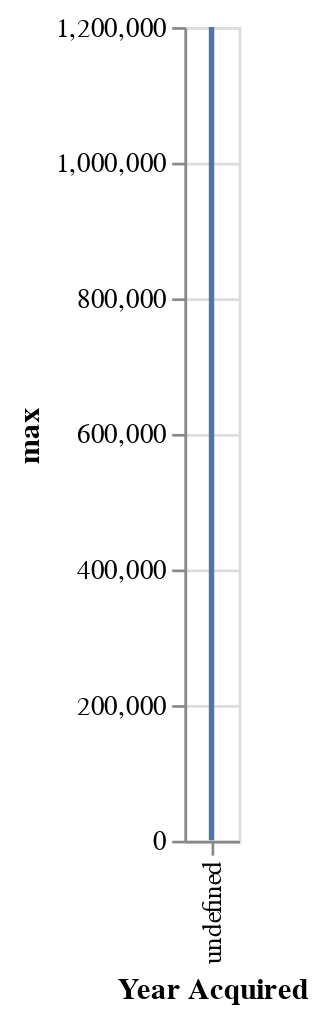

Notebook code cell kept with this figure:
### Code cell
lines = alt.Chart(stats).mark_line().encode(
    alt.X("Year Acquired:O"),
    alt.Y("max:Q")
)
lines

### Figure 1 — Vega-Lite specification as saved in the notebook (floating-point values rounded to 4 significant figures; data arrays with more than 128 entries replaced by an {"elided": "..."} marker saying what was removed)
{"config": {"view": {"continuousWidth": 400, "continuousHeight": 300}}, "data": {"name": "data-796ec911e685e3ce40205c6ab721f02e"}, "mark": "line", "encoding": {"x": {"field": "Year Acquired", "type": "ordinal"}, "y": {"field": "max", "type": "quantitative"}}, "$schema": "https://vega.github.io/schema/vega-lite/v4.17.0.json", "datasets": {"data-796ec911e685e3ce40205c6ab721f02e": {"elided": "171 records"}}}
